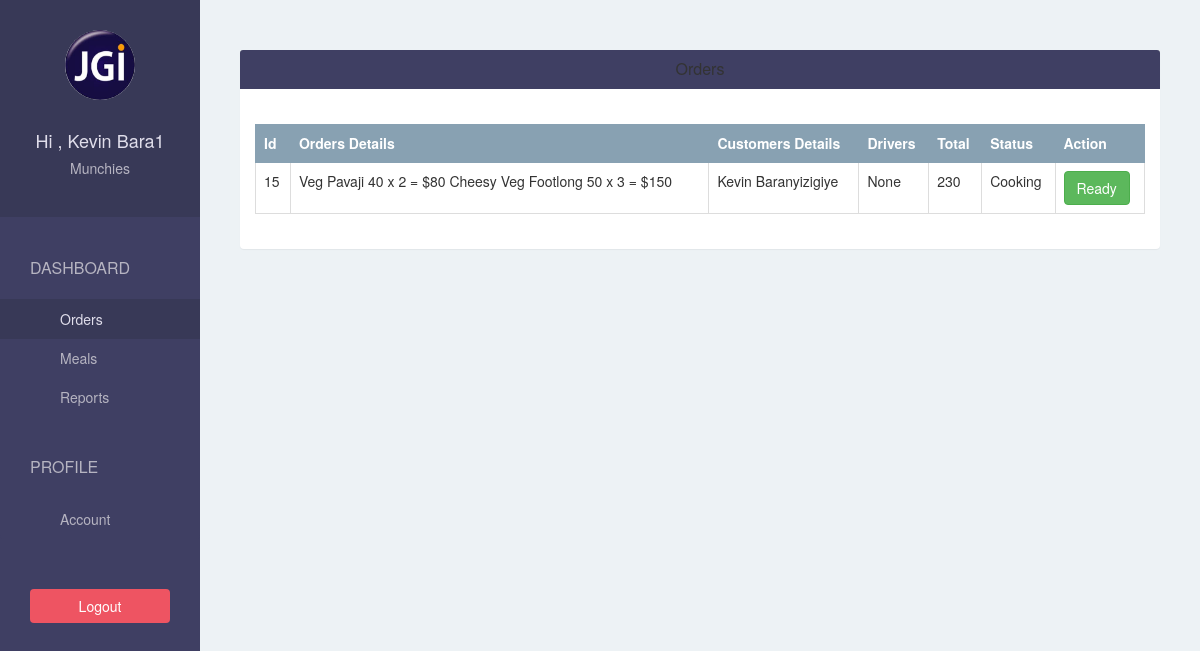
Page /restaurant/order/ (signed in) on the committed database.
### foodtaskerapp/models.py (models this page shows, shortened)
class Restaurant(models.Model):
    user  = models.OneToOneField(User, on_delete = models.CASCADE, related_name = 'restaurant')
    name = models.CharField(max_length = 500)
    phone = models.CharField(max_length = 500)
    address = models.CharField(max_length = 500)
    logo = models.ImageField(upload_to='restaurant_logo', blank=False)

class Order(models.Model):
    COOKING = 1
    READY = 2
    ONTHEWAY = 3
    DELIVERED = 4
    STATUS_CHOICES = (
        (COOKING ,"Cooking"),
        (READY,"Ready"),
        (ONTHEWAY,"On the way"),
        (DELIVERED, "Delivered"),
        )
    customer = models.ForeignKey(Customer)
    restaurant = models.ForeignKey(Restaurant)
    driver = models.ForeignKey(Driver,blank = True, null = True)
    address = models.CharField(max_length= 500)
    total = models.IntegerField()
    status = models.IntegerField(choices = STATUS_CHOICES)
    created_at = models.DateTimeField(default = timezone.now)
    picked_at = models.DateTimeField(blank = True, null = True)

class OrderDetails(models.Model):
    order = models.ForeignKey(Order, related_name='order_details')
    meal = models.ForeignKey(Meal)
    quantity = models.IntegerField()
    sub_total = models.IntegerField()

class Meal(models.Model):
    restaurant = models.ForeignKey(Restaurant)
    name = models.CharField(max_length=500)
    short_description = models.CharField(max_length = 500)
    image = models.ImageField(upload_to='meal_images/',blank= False)
    price = models.IntegerField(default = 0)

class Customer(models.Model):
    user = models.OneToOneField(User, on_delete = models.CASCADE , related_name = 'customer')
    avatar = models.CharField(max_length= 500)
    phone = models.CharField(max_length= 500, blank = True)
    address = models.CharField(max_length= 500, blank = True)
    def __str__(self):
        return self.user.get_full_name()      #django function used to pull the fullname

### foodtaskerapp/views.py (the view)
# urls.py: url(r'^restaurant/order/$', views.restaurant_order , name = 'restaurant-order'),
@login_required(login_url = '/restaurant/sign-in/')  #if not logged in redirect to sign-in page
def restaurant_order(request):
    if request.method == "POST":
        order = Order.objects.get(id = request.POST["id"], restaurant = request.user.restaurant)
        if order.status == Order.COOKING:
            order.status = Order.READY
            order.save()
    orders = Order.objects.filter(restaurant = request.user.restaurant).order_by("-id")
    return render(request, 'restaurant/order.html',{"orders": orders})

### foodtaskerapp/templates/restaurant/order.html (shortened to what this page needs)
{% extends 'restaurant/base.html' %}
{% block page %}
<div class="panel">
    <div class="panel-heading bg-blue">
      <h4 class="panel-title text-center text white">Orders</h4>
    </div>
    <div class="panel-body">
      <br/>
    <table class="table table-bordered table-hover table striped">
      <thead>
        <tr class="bg-gray text-white">
          <th>Id</th>
          <th>Orders Details</th>
          <th>Customers Details</th>
          <th>Drivers</th>
          <th>Total</th>
          <th>Status</th>
          <th>Action</th>
        </tr>
      </thead>
      <tbody>
            {% for order in orders %}
                <tr>
                    <td scope ="raw">{{ order.id}}</td>
                    <td>
                      {% for od in order.order_details.all %}
                        {{ od.meal.name }} {{ od.meal.price }} x {{ od.quantity }} = ${{ od.sub_total }}
                      {% endfor %}
                    </td>
                    <td>{{ order.customer }}</td>
                    <td>{{ order.driver }}</td>
                    <td>{{ order.total }}</td>
                    <td>{{ order.get_status_display }}</td>
                    <td>
                      {% if order.status == 1 %}
                          <form method="POST">
                            <button class="btn btn-success">Ready</button>
                          </form>
                      {% endif %}
                    </td>
                </tr>
            {% endfor %}
     </tbody>
    </table>
  </div>
</div>
{% endblock %}

### foodtaskerapp/templates/restaurant/base.html (shortened to what this page needs)
{% extends 'base.html' %}
{% block sidebar %}
  {% url 'restaurant-order' as restaurant_order_url %}
  {% url 'restaurant-meal' as restaurant_meal_url %}
  {% url 'restaurant-report' as restaurant_report_url %}
  {% url 'restaurant-account' as restaurant_account_url %}
    <div class="text-center">
      <img class="img-circle" src="{{  MEDIA_URL }}{{ request.user.restaurant.logo }}" width="70" height="70"/>
      <br/>
      <br/>
      <h4>Hi , {{ request.user.get_full_name }}</h4>
      <h5>{{ request.user.restaurant.name }}</h5>
    </div>
    <div class="list-group">
      <span class="text-uppercase">Dashboard</span>
          <a href ="{% url 'restaurant-order' %}"
            class="list-group-item{% if request.path == restaurant_order_url %} active {% endif %}">
             Orders
            </a>
          <a href ="{% url 'restaurant-meal' %}"
            class="list-group-item{% if request.path == restaurant_meal_url %} active {% endif %}"> Meals </a>
          <a href ="{% url 'restaurant-report' %}"
            class="list-group-item{% if request.path == restaurant_report_url %} active {% endif %}"> Reports </a>
          <span class="text-uppercase">Profile</span>
          <a href ="{% url 'restaurant-account' %}"
            class="list-group-item{% if request.path == restaurant_account_url %} active {% endif %}"> Account </a>
    </div>
    <div class="text-center">
      <a href="{% url 'restaurant-sign-out' %}?next={{ request.path }}" class ="btn btn-pink">Logout</a>
    </div>
{% endblock %}

### foodtaskerapp/static/css/style.css (style rules this page uses)
body { padding-top: 50px; background-color: #EDF2F5; overflow: auto; }
.bg-blue { background-color: #3F3F63; }
.bg-gray { background-color: #88A1B2; }
.text-white { color: white; }
.btn-pink { color: white; background-color: #EE5462; }
.sidebar > div:first-child { padding: 30px 10px; font-weight: bold; font-size: 15px; background-color: #383957; }
.sidebar > div:first-child > h4 { color: #e0deeb; }
.sidebar > div:first-child > h5 { color : #b6b4c1 }
.sidebar .list-group { padding: 0; background-color: #3F3F63; }
.sidebar .list-group > span { color: #b6b4c1; display: block; margin-top: 20px; padding: 20px 30px; font-size: 16px; font-weight: 300; }
.sidebar .list-group .list-group-item, .sidebar .list-group .list-group-item:focus { background-color: #3F3F63; color: #b6b4c1; border: 0; padding-right: 30px; padding-left: 60px; }
.sidebar .list-group .list-group-item.active, .sidebar .list-group .list-group-item:hover { background-color: #383957; color: #e0deeb; }
.sidebar > div:last-child { padding: 30px; }
.sidebar >div:last-child .btn { width: 100%; }
.content .panel { border:none; }
.table > thead > tr > th, .table > thead > tr > td { vertical-align: middle; }
.table, .table > thead > tr >th { border-color: #88A1B2; }

### rows in the picture
Order: id "15", customer "Kevin Baranyizigiye", driver "None", total "230", status "Cooking"
OrderDetails: meal.name "Veg Pavaji", meal.price "40", quantity "2", sub_total "80"
OrderDetails: meal.name "Cheesy Veg Footlong", meal.price "50", quantity "3", sub_total "150"

### other values in the picture
{{ request.user.get_full_name }} "Kevin Bara1"
{{ request.user.restaurant.name }} "Munchies"
